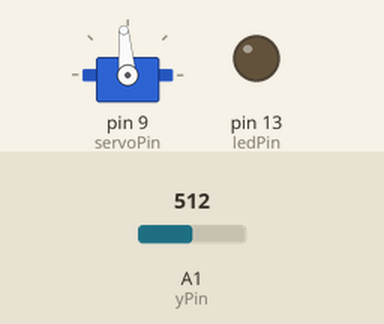
Bench run of a sketch on a simulated Arduino Uno, built with avr-gcc and run on an emulated ATmega328P. On the bench: servo, output pins drawn as LEDs (lit = HIGH). The test bench sets the inputs (shaded band); at power-on: A1 (yPin) = 512.

Above: at 3.8 s.
3.9 s: A1 (yPin) set to 716
At 4.6 s:
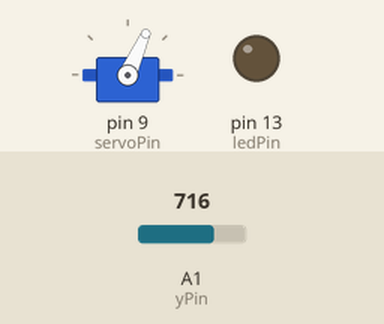
5.4 s: A1 (yPin) set to 900
At 6.6 s:
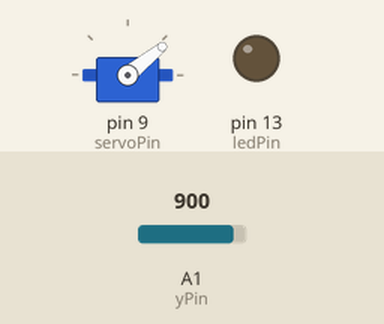
6.9 s: A1 (yPin) set to 306
At 8.1 s:
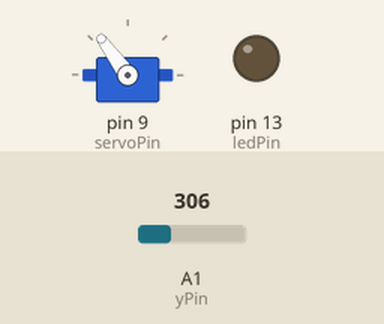
8.4 s: A1 (yPin) set to 122
At 9.1 s:
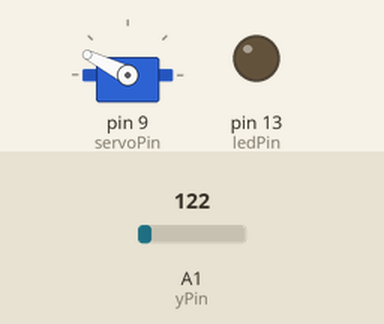
9.9 s: A1 (yPin) set to 0
At 10.5 s:
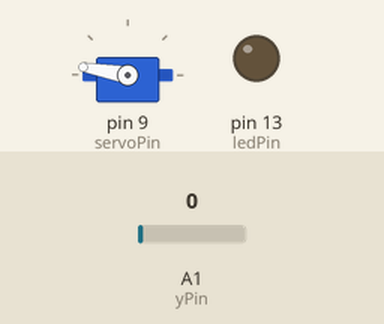
Timing chart, 0 to 12.4 s (numbered marks = the images above; inputs shaded):
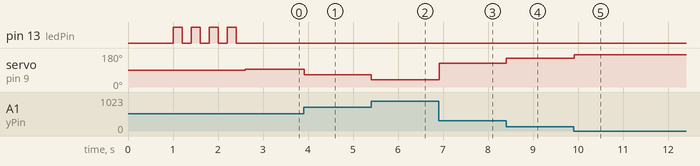

The sketch:

servo.ino
```cpp
#include <Servo.h>
Servo servo;

int servoPin = 9;
int ledPin = 13;
int switchPin = 2;
int xPin = A0;
int yPin = A1;

void setup() {

    pinMode(ledPin, OUTPUT);
    pinMode(switchPin, INPUT);
    pinMode(xPin, INPUT);
    pinMode(yPin, INPUT);


    servo.attach(servoPin);


   delay(1000);

    servo.write(90);
    for (int i = 0; i < 4; ++i) {
        digitalWrite(ledPin, HIGH);
        delay(200);
        digitalWrite(ledPin, LOW);
        delay(200);
    }

    Serial.begin(115200);
}

void loop() {
    int yVal = analogRead(yPin);
    yVal = constrain(yVal, 0, 1023);
    int angle = map(yVal, 0, 1023, 170, 20);
    servo.write(angle);
    delay(15);
}
```

Measured:
- after the input at 3.9 s, servo on pin 9 (servoPin): 95° → 66° at once
- after the input at 5.4 s, servo on pin 9 (servoPin): 66° → 39° at once
- after the input at 6.9 s, servo on pin 9 (servoPin): 39° → 126° at once
- after the input at 8.4 s, servo on pin 9 (servoPin): 126° → 153° at once
- after the input at 9.9 s, servo on pin 9 (servoPin): 153° → 170° at once
